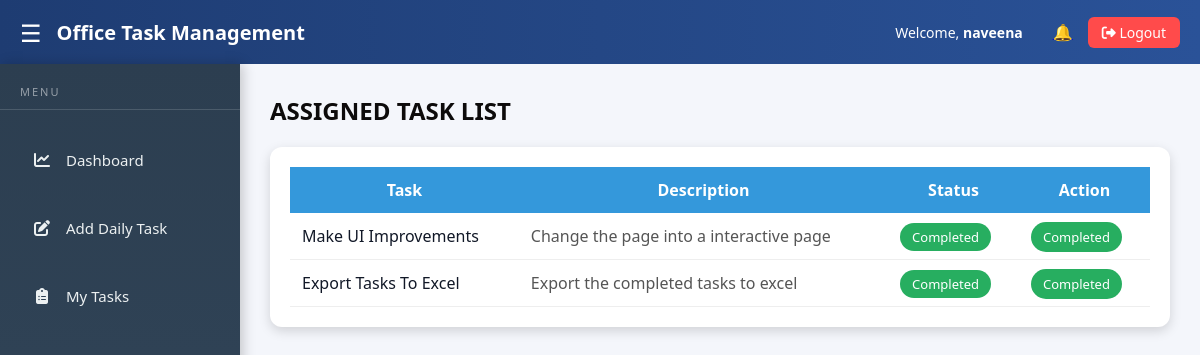
The page /tasks/ (signed in) on the database as committed earlier.
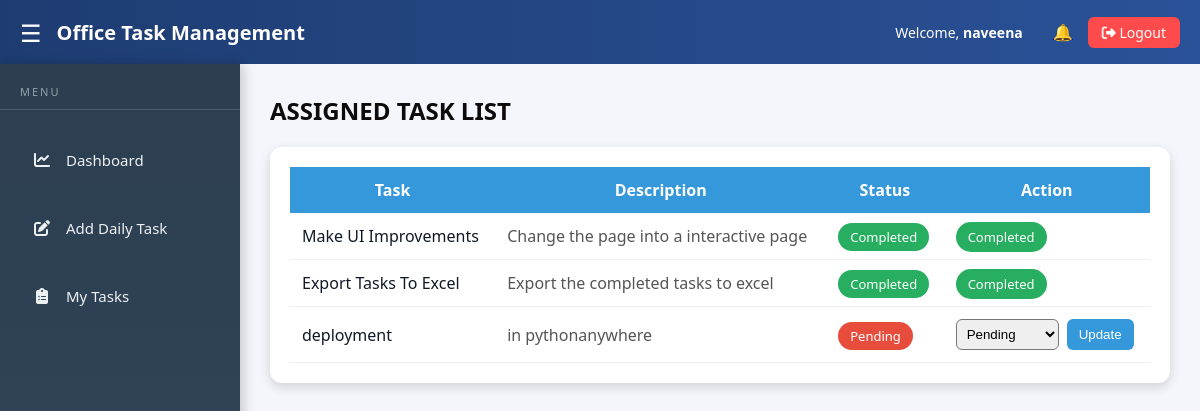
The same page on the database as committed later.
### tasks/models.py (models this page shows, shortened)
class Task(models.Model):
    STATUS_CHOICES = [
        ('Pending', 'Pending'),
        ('In Progress', 'In Progress'),
        ('Completed', 'Completed'),
    ]
    title = models.CharField(max_length=200)
    description = models.TextField()
    assigned_to = models.ForeignKey(User, on_delete=models.CASCADE)
    assigned_by = models.ForeignKey(
        User,
        on_delete=models.SET_NULL,
        null=True,
        related_name='assigned_tasks'
    )
    status = models.CharField(max_length=20, choices=STATUS_CHOICES, default='Pending')
    due_date = models.DateField()
    created_at = models.DateTimeField(auto_now_add=True)

### tasks/views.py (the view)
# urls.py: path('tasks/', views.task_list, name='task_list'),
@login_required
def task_list(request):
    role = request.user.userprofile.role.role_code
    user = request.user
    if role in ['ADMIN', 'MANAGER']:
        tasks = Task.objects.all()
    else:
        tasks = Task.objects.filter(assigned_to=user)
    return render(request, 'tasks/task_list.html', {
        'tasks': tasks,
        'role': role
    })

### accounts/context_processors.py (called while the page is built)
def user_role(request):
    if request.user.is_authenticated:
        if request.user.is_superuser:
            return {'role': 'ADMIN'}
        return {'role': request.user.userprofile.role.role_code}
    return {}

### tasks/templates/tasks/task_list.html (shortened to what this page needs)
{% extends 'base.html' %}
{% block content %}
<h2 style="
    margin-bottom: 20px;
    color: #0d0b0b;
    font-family: 'Segoe UI', Tahoma, Geneva, Verdana, sans-serif;
">
    ASSIGNED TASK LIST
</h2>
<div style="
    background: #ffffff;
    padding: 20px;
    border-radius: 12px;
    box-shadow: 0 4px 12px rgba(0,0,0,0.15);
    overflow-x: auto;
">
<table style="
    width: 100%;
    border-collapse: collapse;
    font-family: 'Segoe UI', Tahoma, Geneva, Verdana, sans-serif;
">
<thead>
<tr style="background-color:#3498db; color:white;">
    <th style="padding:12px;">Task</th>
    <th style="padding:12px;">Description</th>
    <th style="padding:12px;">Status</th>
    {% if not is_admin %}
        <th style="padding:12px;">Action</th>
    {% endif %}
</tr>
</thead>
<tbody>
{% for task in tasks %}
<tr style="border-bottom:1px solid #eee;">
    <td style="padding:12px;">{{ task.title }}</td>
    <td style="padding:12px; color:#555;">
        {{ task.description|default:"—" }}
    </td>
    <td style="padding:12px;">
        {% if task.status == "Pending" %}
            <span style="background:#e74c3c; color:white; padding:5px 12px; border-radius:20px; font-size:13px;">
                Pending
            </span>
        {% elif task.status == "In Progress" %}
            <span style="background:#f39c12; color:white; padding:5px 12px; border-radius:20px; font-size:13px;">
                In Progress
            </span>
        {% else %}
            <span style="background:#27ae60; color:white; padding:5px 12px; border-radius:20px; font-size:13px;">
                Completed
            </span>
        {% endif %}
    </td>
    {% if not is_admin %}
    <td style="padding:12px;">
        {% if task.status == "Completed" %}
            <span style="background:#27ae60; color:white; padding:6px 12px; border-radius:20px; font-size:13px;">
                Completed
            </span>
        {% else %}
            <form method="post" action="{% url 'update_status' task.id %}" style="display:flex; gap:8px;">
                <select name="status" style="padding:6px; border-radius:6px;">
                    <option value="Pending" {% if task.status == 'Pending' %}selected{% endif %}>Pending</option>
                </select>
                <button type="submit" style="
                    background:#3498db;
                    color:white;
                    border:none;
                    padding:6px 12px;
                    border-radius:6px;
                    cursor:pointer;
                ">
                    Update
                </button>
            </form>
        {% endif %}
    </td>
    {% endif %}
</tr>
{% empty %}
<tr>
    <td colspan="5" style="text-align:center; padding:15px; color:#777;">
        No tasks found
    </td>
</tr>
{% endfor %}
</tbody>
</table>
</div>
{% endblock %}

Rows that differ between the two databases and show on the page:
added Task: title "deployment", description "in pythonanywhere", shows "Pending", status "Pending"
